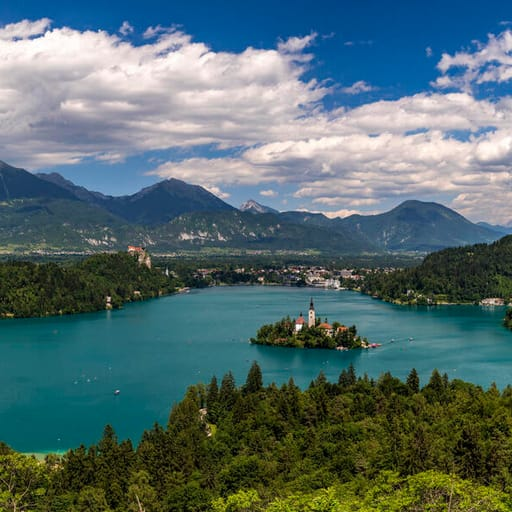
#> input picture task6/image.jpg, 512 x 512 px
$ jupyter execute practice6.ipynb
#> lines starting #> are read from the running program, lines starting #| are printed output that depends on the picture
[cell 1]
import numpy as np
import cv2
import matplotlib.pyplot as plt

[cell 2]
image = cv2.imread('image.jpg', cv2.IMREAD_GRAYSCALE)
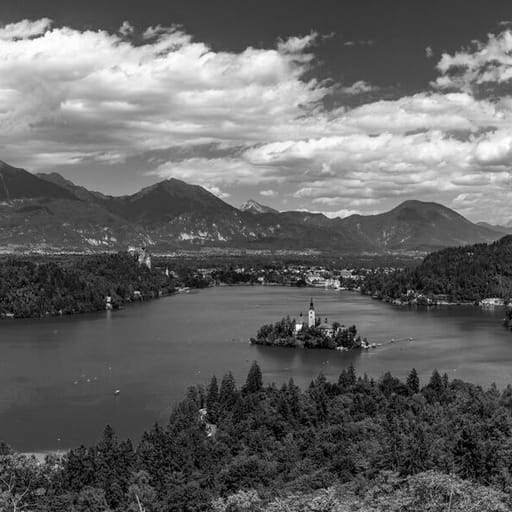
#> image: shape (512, 512); min 0, max 255, mean 101.1
plt.imshow(image, cmap='gray')

[cell 3]
def haar(image, levels):
    coeffs = image.astype(np.float32)
    for level in range(levels):
        n = coeffs.shape[0] >> level
        b = coeffs[:n, :n]
        b = np.hstack(((b[:, 0::2] + b[:, 1::2]) / 2, (b[:, 0::2] - b[:, 1::2]) / 2))
        coeffs[:n, :n] = np.vstack(((b[0::2] + b[1::2]) / 2, (b[0::2] - b[1::2]) / 2))
    return coeffs

[cell 4]
for level in range(1, 4):
    coeffs = haar(image, level)
    vis = np.clip(np.abs(coeffs) * 5, 0, 255)
    n = 512 >> level
    vis[:n, :n] = coeffs[:n, :n]

    plt.imshow(vis, cmap='gray')
    plt.title(str(level) + ' ступень, LL ' + str(n) + 'x' + str(n)), plt.axis('off')
    plt.show()
#> this loop made 3 passes
#> pass 1, `coeffs = haar(image, level)`:
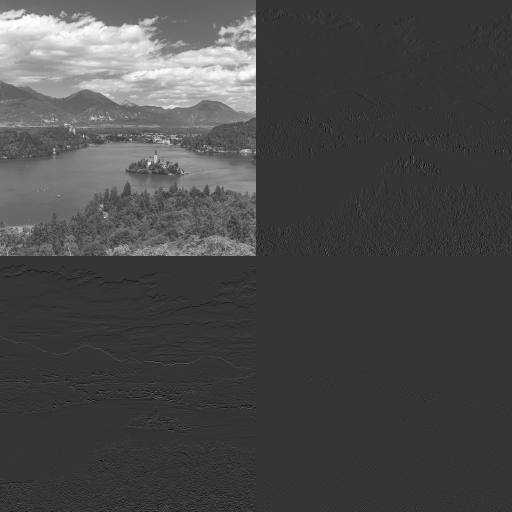
#> coeffs: shape (512, 512) float32; min -67.5, max 255, mean 25.3; drawn with min black and max white
#> pass 1, `vis = np.clip(np.abs(coeffs) * 5, 0, 255)`:
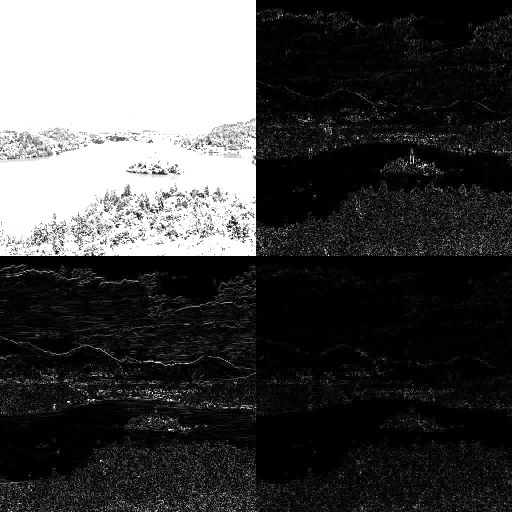
#> vis: shape (512, 512) float32; min 0, max 255, mean 70.2
#> pass 1, `plt.show()`:
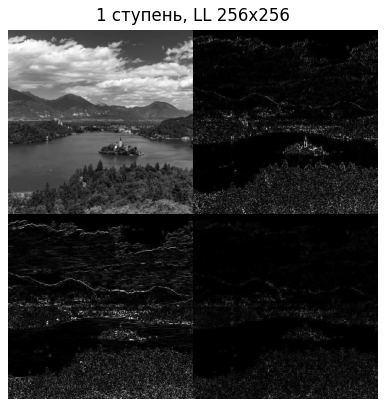
#> figure drawn by matplotlib, 1 panel
#> pass 2, `coeffs = haar(image, level)`:
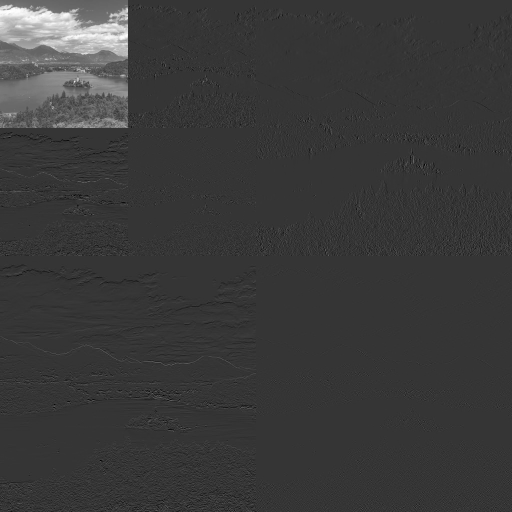
#> coeffs: shape (512, 512) float32; min -67.5, max 253.8, mean 6.3; drawn with min black and max white
#> pass 2, `plt.show()`:
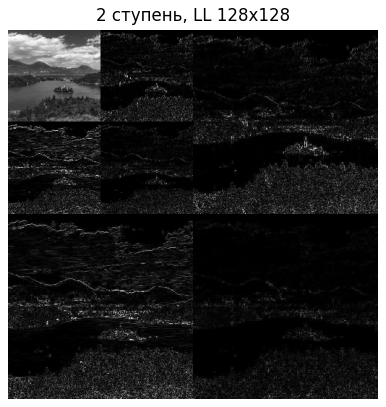
#> figure drawn by matplotlib, 1 panel
#> after the loop:
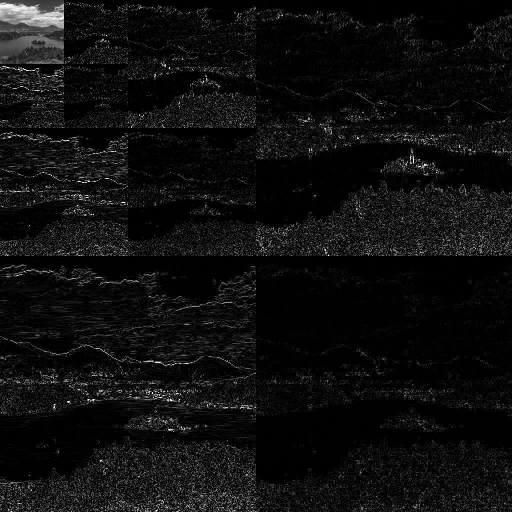
#> vis: shape (512, 512) float32; min 0, max 255, mean 15
